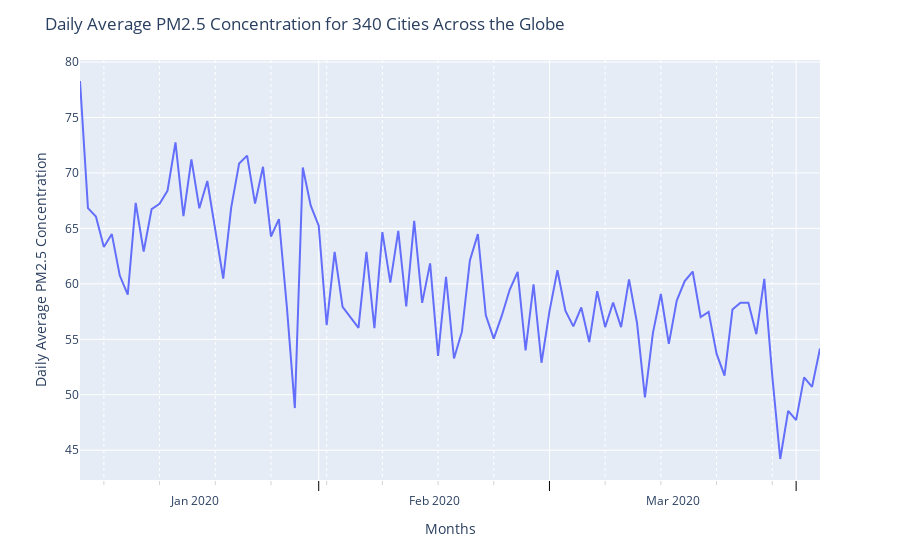

Notebook code for this chart:
### Code cell
# Group the data to get the mean target per day
df2_grouped = df2_test.groupby('Date', as_index=False)['y_pred'].mean()

# Create the plot with the grouped data
fig = px.line(df2_grouped, x="Date", y="y_pred")

# Customize the x-axis
fig.update_xaxes(
    ticks="outside",
    dtick="M1",
    ticklabelmode="period",
    tickcolor="black",
    ticklen=10,
    minor=dict(
        ticklen=4,
        dtick=7*24*60*60*1000,  # 7 days in milliseconds
        tick0="2016-07-03",
        griddash='dot',
        gridcolor='white',
        tickcolor="lightgrey"
    )
)

# Update layout
fig.update_layout({
    "title": 'Daily Average PM2.5 Concentration for 340 Cities Across the Globe',
    "xaxis": {"title": "Months"},
    "yaxis": {"title": "Daily Average PM2.5 Concentration"},
    "showlegend": False
})

# Show the plot
fig.show()

### Figure 1 — Plotly figure (JSON) as saved in the notebook; plotly's stock layout.template omitted (floating-point values rounded to 4 significant figures)
{"data": [{"hovertemplate": "Date=%{x}<br>y_pred=%{y}<extra></extra>", "legendgroup": "", "line": {"color": "#636efa", "dash": "solid"}, "marker": {"symbol": "circle"}, "mode": "lines", "name": "", "orientation": "v", "showlegend": false, "type": "scatter", "x": ["2020-01-02", "2020-01-03", "2020-01-04", "2020-01-05", "2020-01-06", "2020-01-07", "2020-01-08", "2020-01-09", "2020-01-10", "2020-01-11", "2020-01-12", "2020-01-13", "2020-01-14", "2020-01-15", "2020-01-16", "2020-01-17", "2020-01-18", "2020-01-19", "2020-01-20", "2020-01-21", "2020-01-22", "2020-01-23", "2020-01-24", "2020-01-25", "2020-01-26", "2020-01-27", "2020-01-28", "2020-01-29", "2020-01-30", "2020-01-31", "2020-02-01", "2020-02-02", "2020-02-03", "2020-02-04", "2020-02-05", "2020-02-06", "2020-02-07", "2020-02-08", "2020-02-09", "2020-02-10", "2020-02-11", "2020-02-12", "2020-02-13", "2020-02-14", "2020-02-15", "2020-02-16", "2020-02-17", "2020-02-18", "2020-02-19", "2020-02-20", "2020-02-21", "2020-02-22", "2020-02-23", "2020-02-24", "2020-02-25", "2020-02-26", "2020-02-27", "2020-02-28", "2020-02-29", "2020-03-01", "2020-03-02", "2020-03-03", "2020-03-04", "2020-03-05", "2020-03-06", "2020-03-07", "2020-03-08", "2020-03-09", "2020-03-10", "2020-03-11", "2020-03-12", "2020-03-13", "2020-03-14", "2020-03-15", "2020-03-16", "2020-03-17", "2020-03-18", "2020-03-19", "2020-03-20", "2020-03-21", "2020-03-22", "2020-03-23", "2020-03-24", "2020-03-25", "2020-03-26", "2020-03-27", "2020-03-28", "2020-03-29", "2020-03-30", "2020-03-31", "2020-04-01", "2020-04-02", "2020-04-03", "2020-04-04"], "xaxis": "x", "y": [78.29, 66.83, 66.07, 63.33, 64.49, 60.75, 59.03, 67.31, 62.92, 66.73, 67.21, 68.4, 72.76, 66.12, 71.23, 66.81, 69.27, 64.67, 60.47, 66.87, 70.86, 71.56, 67.23, 70.56, 64.27, 65.84, 57.9, 48.8, 70.49, 67.05, 65.24, 56.27, 62.88, 57.93, 56.95, 56.03, 62.88, 56.0, 64.67, 60.11, 64.78, 57.97, 65.69, 58.28, 61.84, 53.51, 60.64, 53.27, 55.69, 62.11, 64.49, 57.16, 55.07, 57.11, 59.47, 61.07, 54.01, 59.96, 52.88, 57.52, 61.23, 57.59, 56.17, 57.87, 54.75, 59.34, 56.1, 58.32, 56.09, 60.4, 56.49, 49.76, 55.55, 59.09, 54.59, 58.49, 60.25, 61.11, 57.01, 57.47, 53.71, 51.72, 57.68, 58.3, 58.3, 55.46, 60.45, 51.7, 44.21, 48.55, 47.71, 51.57, 50.71, 54.17], "yaxis": "y"}], "layout": {"legend": {"tracegroupgap": 0}, "margin": {"t": 60}, "showlegend": false, "title": {"text": "Daily Average PM2.5 Concentration for 340 Cities Across the Globe"}, "xaxis": {"anchor": "y", "domain": [0, 1], "dtick": "M1", "minor": {"dtick": 604800000, "gridcolor": "white", "griddash": "dot", "tick0": "2016-07-03", "tickcolor": "lightgrey", "ticklen": 4}, "tickcolor": "black", "ticklabelmode": "period", "ticklen": 10, "ticks": "outside", "title": {"text": "Months"}}, "yaxis": {"anchor": "x", "domain": [0, 1], "title": {"text": "Daily Average PM2.5 Concentration"}}}}
